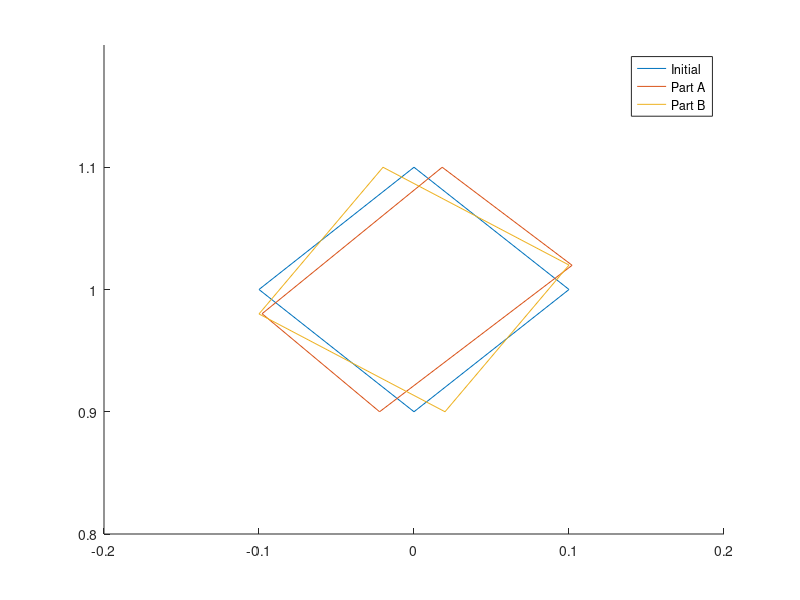

Recreate this plot in MATLAB.
A=2; dt=0.1; x0=0; y0=1; dx=0.1;

% Initial
Shape0=zeros(4,2);
Shape0(1,:)=[-dx y0];
Shape0(2,:)=[0 y0+dx];
Shape0(3,:)=[dx y0];
Shape0(4,:)=[0 y0-dx];

% Case a
VelAfun=@(loc) [-A.*loc(2)./(loc(1).^2+loc(2).^2) A.*loc(1)./(loc(1).^2+loc(2).^2)];
VelA=zeros(4,2);
for i=1:4
    VelA(i,:)=VelAfun(Shape0(i,:));
end
ShapeA=Shape0+dt.*VelA;
CenterA= [mean(ShapeA(:,1)) mean(ShapeA(:,2))];
ShapeAC=[ShapeA(:,1)-CenterA(1) ShapeA(:,2)-CenterA(2)+y0];

% Case b
VelBfun=@(loc) [-A.*loc(2) A.*loc(1)];
VelB=zeros(4,2);
for i=1:4
    VelB(i,:)=VelBfun(Shape0(i,:));
end
ShapeB=Shape0+dt.*VelB;
CenterB= [mean(ShapeB(:,1)) mean(ShapeB(:,2))];
ShapeBC=[ShapeB(:,1)-CenterB(1) ShapeB(:,2)-CenterB(2)+y0];

figure;
hold on;
xlim([-0.2 0.2]);
ylim([1-0.2 1+0.2]);
plot([Shape0(:,1); Shape0(1,1)], [Shape0(:,2); Shape0(1,2)]);
plot([ShapeAC(:,1); ShapeAC(1,1)], [ShapeAC(:,2); ShapeAC(1,2)]);
plot([ShapeBC(:,1); ShapeBC(1,1)], [ShapeBC(:,2); ShapeBC(1,2)]);
legend('Initial', 'Part A', 'Part B');
hold off;

